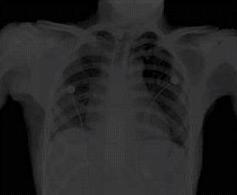
%> input picture Processamento Digital de Imagens/Exemplos_Professor/Exemplo_Alargamento.jpg, 237 x 195 px
$ octave Exemplo_Equalizacao.m   (GNU Octave 9; MATLAB toolbox functions it lacks are replaced by stand-ins)
%> lines starting %> are read from the running program, lines starting %| are printed output that depends on the picture
clear all;
clc;

%img_ori = imread('Exemplo_Equalizacao_B.jpg');
%img_ori = imread('Exemplo_Equalizacao_C.jpg');
img_ori = imread('Exemplo_Alargamento.jpg');
%> img_ori is the input picture: size 195x237x3 uint8; mean R, G, B 36.5, 36.5, 36.6
img_gray = rgb2gray(img_ori);
img_equ = histeq(img_gray);
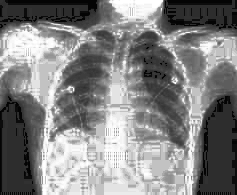
%> img_equ: size 195x237 uint8; min 4, max 255, mean 130.9
img_equ2 = histeq(img_equ);

figure;
subplot(2,2,1);
imshow(img_gray);
title('Escala de Cinza');

hold;

subplot(2,2,2);
plot(imhist(img_gray));
title('Histograma da Imagem em Escala de Cinza');

hold;

subplot(2,2,3);
imshow(img_equ);
title('Imagem Equalizada');

hold;

subplot(2,2,4);
plot(imhist(img_equ));
title('Histograma da Imagem Equalizada');
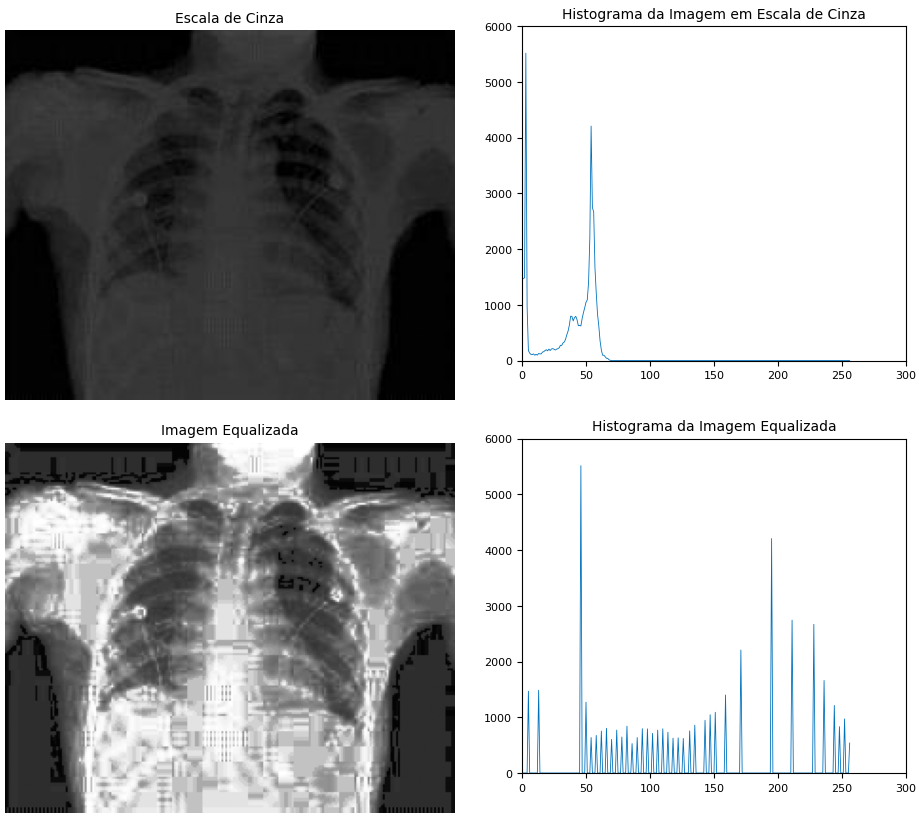
%> figure redrawn from the program's plot data, 4 panels

figure;

subplot(2,2,1);
imshow(img_equ);
title('IMG_EQU');

hold;

subplot(2,2,2);
imshow(img_equ2);
title('IMG_EQU_2');

hold;

subplot(2,2,3);
plot(imhist(img_equ));
title('HIST - IMG_EQU');

hold;

subplot(2,2,4);
plot(imhist(img_equ2));
title('HIST - IMG_EQU_2');
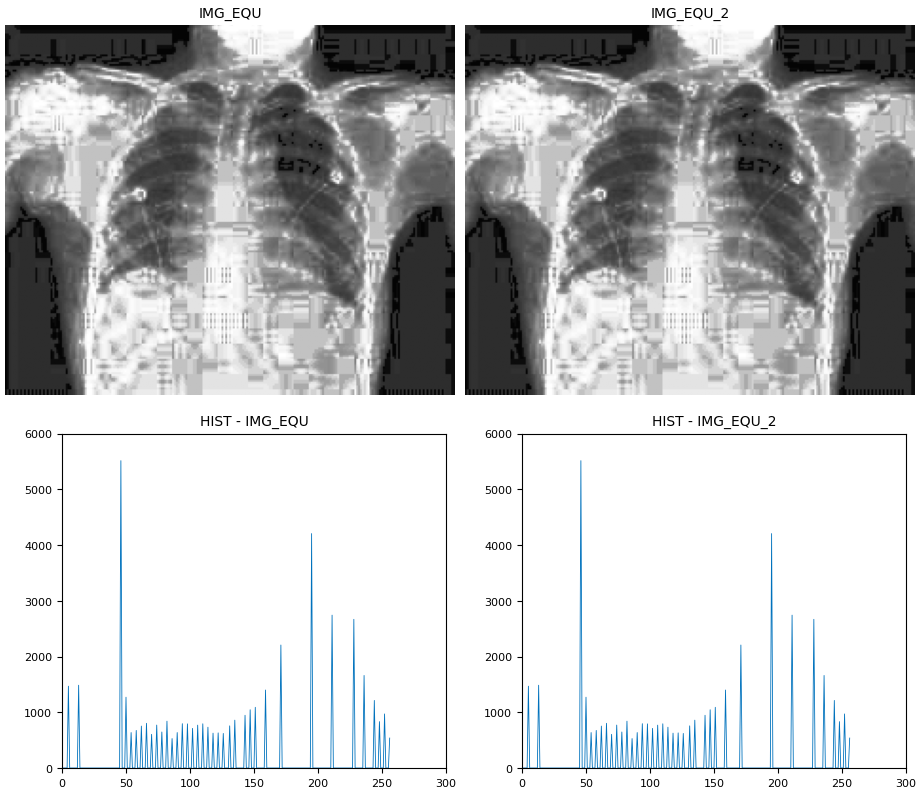
%> figure redrawn from the program's plot data, 4 panels
